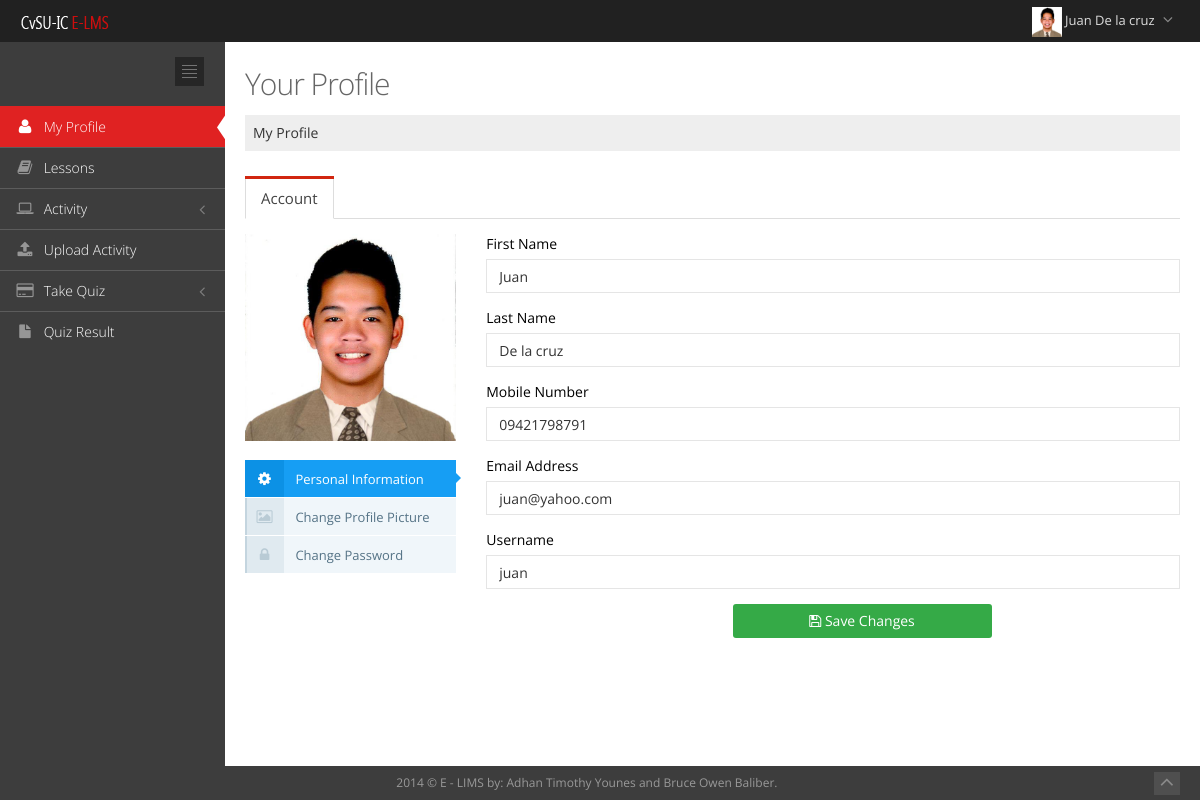
Screenshot of /students/myprofile.php (signed in) with the database file from the repository.
### tables this page shows
CREATE TABLE IF NOT EXISTS `student` (
  `id` int(100) NOT NULL,
  `instructor_id` int(100) NOT NULL,
  `student_id` int(100) NOT NULL,
  `username` varchar(250) NOT NULL,
  `password` varchar(250) NOT NULL,
  `fullname` varchar(250) NOT NULL,
  `firstname` varchar(250) NOT NULL,
  `lastname` varchar(250) NOT NULL,
  `email` varchar(250) NOT NULL,
  `gender` varchar(250) NOT NULL,
  `status` varchar(250) NOT NULL,
  `mobile` varchar(250) NOT NULL,
  `address` varchar(250) NOT NULL,
  `profilepic` varchar(250) NOT NULL,
  `verification_code` varchar(250) NOT NULL,
  `grade` varchar(250) NOT NULL,
  `lesson_taked` varchar(250) NOT NULL,
  `course` varchar(250) NOT NULL,
  `year` varchar(250) NOT NULL,
  `section` varchar(250) NOT NULL,
  `logging` varchar(200) NOT NULL,
  `level` varchar(200) NOT NULL
);

### students/myprofile.php (the view, shortened to what this page needs)
<?php
$id1=$_SESSION['timkey'];
$query=mysql_query("select * from student where student_id='$id1' ");
if($num=mysql_num_rows($query)>0)
{
	$row=mysql_fetch_assoc($query);
	$firstname=$row['firstname'];
	$lastname=$row['lastname'];
	$image=$row['profilepic'];
	$username=$row['username'];
	$mobile=$row['mobile'];
	$email=$row['email'];
}
else
{
	header("location: ../index.php?Unauthorize_access!");
}
?>
<!DOCTYPE html>
<html lang="en" class="no-js">
<head>
<link href="../template/assets/plugins/font-awesome/css/font-awesome.min.css" rel="stylesheet" type="text/css"/>
<link href="../template/assets/plugins/bootstrap/css/bootstrap.min.css" rel="stylesheet" type="text/css"/>
<link href="../template/assets/plugins/uniform/css/uniform.default.css" rel="stylesheet" type="text/css"/>
<link rel="stylesheet" type="text/css" href="../template/assets/plugins/bootstrap-fileinput/bootstrap-fileinput.css"/>
<link rel="stylesheet" type="text/css" href="../template/assets/plugins/select2/select2.css"/>
<link rel="stylesheet" type="text/css" href="../template/assets/plugins/select2/select2-metronic.css"/>
<link rel="stylesheet" type="text/css" href="../template/assets/plugins/bootstrap-wysihtml5/bootstrap-wysihtml5.css"/>
<link rel="stylesheet" type="text/css" href="../template/assets/plugins/bootstrap-markdown/css/bootstrap-markdown.min.css">
<link href="../template/assets/css/style-metronic.css" rel="stylesheet" type="text/css"/>
<link href="../template/assets/css/style.css" rel="stylesheet" type="text/css"/>
<link href="../template/assets/css/style-responsive.css" rel="stylesheet" type="text/css"/>
<link href="../template/assets/css/plugins.css" rel="stylesheet" type="text/css"/>
<link href="../template/assets/css/themes/default.css" rel="stylesheet" type="text/css" id="style_color"/>
<link href="../template/assets/css/pages/profile.css" rel="stylesheet" type="text/css"/>
<link href="../template/assets/css/custom.css" rel="stylesheet" type="text/css"/>
</head>
<body class="page-header-fixed">
<div class="header navbar navbar-fixed-top">
	<div class="header-inner">
		<a class="navbar-brand" href="myprofile.php">
			<img src="../template/assets/img/cvsu_logo_small.png" alt="logo" class="img-responsive"/>
		</a>
		<ul class="nav navbar-nav pull-right">
			<li class="dropdown user">
				<a href="#" class="dropdown-toggle" data-toggle="dropdown" data-hover="dropdown" data-close-others="true">
					<img alt="" src="images/profilepic/<?php echo $image; ?>" class="imgs" />
					<span class="username">
						 <?php echo $firstname." ".$lastname;?>
					</span>
					<i class="fa fa-angle-down"></i>
				</a>
			</li>
		</ul>
	</div>
</div>
<div class="page-container">
	<div class="page-sidebar-wrapper">
		<div class="page-sidebar navbar-collapse collapse">
			<ul class="page-sidebar-menu" data-auto-scroll="true" data-slide-speed="200">
				<li class="sidebar-toggler-wrapper margin-bottom-20">
					<div class="sidebar-toggler hidden-phone">
					</div>
				</li>
				<li class="tooltips active" data-container="body" data-placement="right" data-html="true" data-original-title="Manage your own account">
					<a href="myprofile.php">
						<i class="fa fa-user"></i>
						<span class="title">
							My Profile
						</span>
						<span class="selected">
						</span>
					</a>
				</li>
				<li class="tooltips" data-container="body" data-placement="right" data-html="true" data-original-title="View Lessons">
					<a href="student_lessons.php">
						<i class="fa fa-book"></i>
						<span class="title">
							Lessons
						</span>
					</a>
				</li>
				<li class="tooltips" data-container="body" data-placement="right" data-html="true" data-original-title="">
					<a href="javascript:;">
						<i class="fa fa-laptop"></i>
						<span class="title">
							Activity
						</span>
					</a>
				</li>
				<li class=" tooltips" data-container="body" data-placement="right" data-html="true" data-original-title="Upload your activty">
					<a href="upload.php">
						<i class="fa fa-upload"></i>
						<span class="title">
							Upload Activity
						</span>
					</a>
				</li>
			<li class="tooltips" data-container="body" data-placement="right" data-html="true" data-original-title="">
					<a href="javascript:;">
						<i class="fa fa-credit-card"></i>
						<span class="title">
							Take Quiz
						</span>
					</a>
				</li>
				<li class="tooltips" data-container="body" data-placement="right" data-html="true" data-original-title="View Quiz Result">
					<a href="quiz_result.php">
						<i class="fa fa-file"></i>
						<span class="title">
							Quiz Result
						</span>
					</a>
				</li>
		</div>
	</div>
	<div class="page-content-wrapper">
		<div class="page-content">
			<div class="row">
				<div class="col-md-12">
					<h3 class="page-title">
					Your Profile <small></small>
					</h3>
					<ul class="page-breadcrumb breadcrumb">
						<li>
							<a href="myprofile.php">
								My Profile
							</a>
						</li>
					</ul>
				</div>
			</div>
			<div class="row profile">
				<div class="col-md-12">
					<div class="tabbable tabbable-custom tabbable-full-width">
						<ul class="nav nav-tabs">
							<li class="active">
								<a href="#tab_1_3" data-toggle="tab">
									 Account
								</a>
							</li>
						</ul>
						<div class="tab-content">
							<div class="tab-pane active" id="tab_1_3">
								<div class="row profile-account">
									<div class="col-md-3">
										<ul class="ver-inline-menu tabbable margin-bottom-10">
												<li>
												<img src="images/profilepic/<?php echo $image; ?>" class="img-responsive" alt=""/></br>
											</li>
											<li class="active">
												<a data-toggle="tab" href="#tab_1-1">
													<i class="fa fa-cog"></i> Personal Information
												</a>
											</li>
											<li>
												<a data-toggle="tab" href="#tab_2-2">
													<i class="fa fa-picture-o"></i> Change Profile Picture
												</a>
											</li>
											<li>
												<a data-toggle="tab" href="#tab_3-3">
													<i class="fa fa-lock"></i> Change Password
												</a>
											</li>
										</ul>
									</div>
									<div class="col-md-9">
										<div class="tab-content">
											<div id="tab_1-1" class="tab-pane active">
												<form action="../function/updateprofile_student.php" method="post" enctype="multipart/form-data" id="">
													<div class="form-group">
														<label class="control-label">First Name</label>
											<div class="input-icon right">
												<i class="fa"></i>
														<input type="text" class="form-control" name="firstname" value="<?php echo$firstname;?>" required />
														</div>
													</div>
													<div class="form-group">
														<label class="control-label">Last Name</label>
											<div class="input-icon right">
												<i class="fa"></i>
														<input type="text" class="form-control" name="lastname" value="<?php echo$lastname;?>" required />
													</div>
													</div>
													<div class="form-group">
														<label class="control-label" >Mobile Number</label>
											<div class="input-icon right">
												<i class="fa"></i>
												<input type="text" class="form-control" name="mobile" value="<?php echo$mobile;?>" />
											</div>
													</div>
													<div class="form-group">
														<label class="control-label">Email Address</label>
											<div class="input-icon right">
												<i class="fa"></i>
												<input type="text" class="form-control" name="email" value="<?php echo$email;?>" required />
											</div>
													</div>
													<div class="form-group">
														<label class="control-label">Username</label>
											<div class="input-icon right">
												<i class="fa"></i>
														<input type="text" name="username" class="form-control" value="<?php echo$username;?>" required />
													</div>
													</div>
													<div class="margin-top-10">
									<div class="col-md-offset-4 col-md-5">
										<button type="submit" class="btn green" name="save"><i class="fa fa-save"></i> Save Changes</button>
									</div>
													</div>
												</form>
											</div>
											</div>
										</div>
									</div>
								</div>
							</div>
						</div>
					</div>
				</div>
			</div>
		</div>
	</div>
<div class="footer">
	<div class="footer-inner">
		 2014 &copy; E - LIMS by: Adhan Timothy Younes and Bruce Owen Baliber.
	</div>
	<div class="footer-tools">
		<span class="go-top">
			<i class="fa fa-angle-up"></i>
		</span>
	</div>
</div>
</body>
</html>

### template/assets/css/style-metronic.css (style rules this page uses)
div, input, select, textarea, span, img, table, td, th, p, a, button, ul, code, pre, li { -webkit-border-radius: 0 !important; -moz-border-radius: 0 !important; border-radius: 0 !important; }
.btn { width: 100%; border-width: 0; padding: 7px 14px; font-size: 14px; display: inline-block; outline: none !important; -webkit-box-shadow: none !important; -moz-box-shadow: none !important; box-shadow: none !important; -webkit-border-radius: 0px !important; -moz-border-radius: 0px !important; border-radius: 3px !important; text-shadow: none; }
.btn.green { color: white; text-shadow: none; background-color: #35aa47; }
.btn > i { font-size: 14px; }
label { font-weight: 400; font-size: 14px; }
.form-control { font-size: 14px; font-weight: normal; color: #333333; background-color: #ffffff; border: 1px solid #e5e5e5; border-radius: 0; -webkit-box-shadow: none; box-shadow: none; -webkit-transition: border-color ease-in-out .15s, box-shadow ease-in-out .15s; transition: border-color ease-in-out .15s, box-shadow ease-in-out .15s; }
.nav-tabs, .nav-pills { margin-bottom: 10px; }
.tabbable:before, .tabbable:after { display: table; content: " "; }
.tabbable:after { clear: both; }

### template/assets/css/style-responsive.css (style rules this page uses)
@media (min-width: 992px) { .page-sidebar { width: 225px; float: left; position: relative; margin-right: -100%; } }
@media (min-width: 992px) { .page-sidebar.navbar-collapse { max-height: none !important; } }
@media (min-width: 992px) { .page-content-wrapper { float: left; width: 100%; } }
@media (min-width: 992px) { .page-content { margin-left: 225px; margin-top: 0px; min-height: 600px; padding: 25px 20px 20px 20px; } }
@media (min-width: 992px) { .footer { clear: left; } }

### template/assets/css/themes/default.css (style rules this page uses)
body { background-color: #3d3d3d !important; }
.header { filter: none !important; background-image: none !important; background-color: #212121 !important; }
.header .navbar-nav li.dropdown .dropdown-toggle i { color: #8a8a8a !important; }
.page-sidebar { background-color: #3d3d3d; }
ul.page-sidebar-menu > li > a { border-top: 1px solid #5c5c5c !important; color: #ffffff !important; }
ul.page-sidebar-menu > li:last-child > a { border-bottom: 1px solid transparent !important; }
ul.page-sidebar-menu > li a i { color: #969696; }
ul.page-sidebar-menu > li.active > a { background: #e02222 !important; border-top-color: transparent !important; color: #ffffff; }
ul.page-sidebar-menu > li.active > a i { color: #ffffff; }
.sidebar-toggler { background-image: url(../../img/sidebar-toggler.jpg); background-color: #242424; }
.footer .footer-inner { color: #999999; }
.footer .footer-tools .go-top { background-color: #4f4f4f; }
.footer .footer-tools .go-top i { color: #8a8a8a; }

### template/assets/css/pages/profile.css (style rules this page uses)
.profile { position:relative; }
.profile label { margin-top:10px; }
.profile label:first-child { margin-top:0; }

### rows the page displays
student: profilepic (picture), firstname "Juan", lastname "De la cruz", mobile "09421798791", email "juan@yahoo.com", username "juan"
